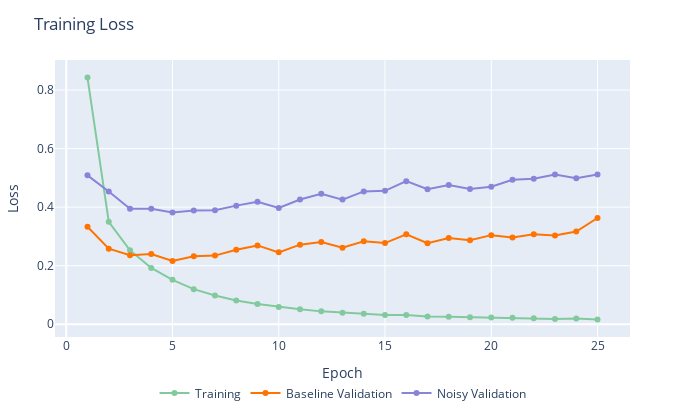
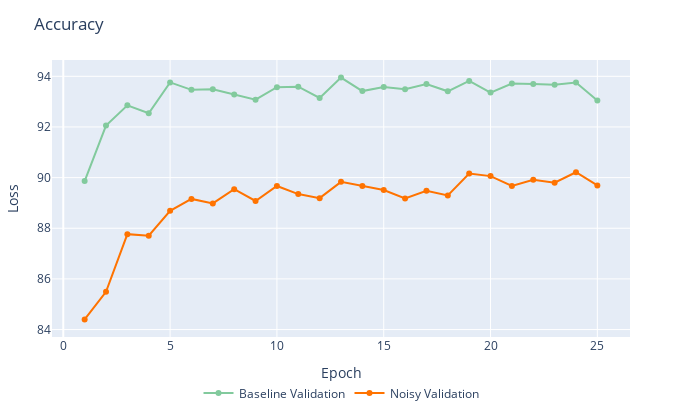

Source (notebook cell) for these figures, in order:
### Markdown cell above
### Fine-Tuning Metrics - Plotly Graphs

### Code cell
print("Fine-Tuning Metrics:")

losses = {
    "Training": "../models/cnn_ryan/250312-finetune-full/csv_data/loss_train.csv",
    "Baseline Validation": "../models/cnn_ryan/250312-finetune-full/csv_data/loss_val_baseline.csv",
    "Noisy Validation": "../models/cnn_ryan/250312-finetune-full/csv_data/loss_val_noisy.csv"
}
accuracies = {
    "Baseline Validation": "../models/cnn_ryan/250312-finetune-full/csv_data/val_baseline.csv",
    "Noisy Validation": "../models/cnn_ryan/250312-finetune-full/csv_data/val_noisy.csv"
}

plotly_metrics(losses, accuracies)

### Figure 1 — Plotly figure (JSON) as saved in the notebook; plotly's stock layout.template omitted (floating-point values rounded to 4 significant figures)
{"data": [{"hovertemplate": "%{y:.3f}", "line": {"color": "#82ca9d", "width": 2}, "mode": "lines+markers", "name": "Training", "type": "scatter", "x": [1, 2, 3, 4, 5, 6, 7, 8, 9, 10, 11, 12, 13, 14, 15, 16, 17, 18, 19, 20, 21, 22, 23, 24, 25], "y": [0.8426, 0.3501, 0.2528, 0.1922, 0.1515, 0.1198, 0.09837, 0.08124, 0.06895, 0.05887, 0.05131, 0.04394, 0.03947, 0.0359, 0.03196, 0.03128, 0.02677, 0.02568, 0.02393, 0.02311, 0.02189, 0.02081, 0.01827, 0.01977, 0.01651]}, {"hovertemplate": "%{y:.3f}", "line": {"color": "#ff7300", "width": 2}, "mode": "lines+markers", "name": "Baseline Validation", "type": "scatter", "x": [1, 2, 3, 4, 5, 6, 7, 8, 9, 10, 11, 12, 13, 14, 15, 16, 17, 18, 19, 20, 21, 22, 23, 24, 25], "y": [0.3329, 0.258, 0.2358, 0.2396, 0.2161, 0.2321, 0.2344, 0.2545, 0.2692, 0.2456, 0.2719, 0.2808, 0.2611, 0.2831, 0.2774, 0.3074, 0.2767, 0.2946, 0.2871, 0.3043, 0.296, 0.307, 0.3028, 0.3165, 0.3629]}, {"hovertemplate": "%{y:.3f}", "line": {"color": "#8884d8", "width": 2}, "mode": "lines+markers", "name": "Noisy Validation", "type": "scatter", "x": [1, 2, 3, 4, 5, 6, 7, 8, 9, 10, 11, 12, 13, 14, 15, 16, 17, 18, 19, 20, 21, 22, 23, 24, 25], "y": [0.5086, 0.4537, 0.3945, 0.3945, 0.3819, 0.3888, 0.3891, 0.4052, 0.4184, 0.3973, 0.4261, 0.4455, 0.4257, 0.4537, 0.4557, 0.4888, 0.4611, 0.4753, 0.4622, 0.47, 0.4932, 0.4972, 0.5118, 0.4991, 0.5118]}], "layout": {"height": 420, "hovermode": "x unified", "legend": {"orientation": "h", "x": 0.5, "xanchor": "center", "y": -0.15, "yanchor": "top"}, "margin": {"b": 20, "l": 50, "r": 50, "t": 60}, "title": {"text": "Training Loss"}, "width": 680, "xaxis": {"title": {"text": "Epoch"}}, "yaxis": {"title": {"text": "Loss"}}}}

### Figure 2 — Plotly figure (JSON) as saved in the notebook; plotly's stock layout.template omitted (floating-point values rounded to 4 significant figures)
{"data": [{"hovertemplate": "%{y:.2f}", "line": {"color": "#82ca9d", "width": 2}, "mode": "lines+markers", "name": "Baseline Validation", "type": "scatter", "x": [1, 2, 3, 4, 5, 6, 7, 8, 9, 10, 11, 12, 13, 14, 15, 16, 17, 18, 19, 20, 21, 22, 23, 24, 25], "y": [89.86, 92.06, 92.86, 92.54, 93.76, 93.47, 93.49, 93.29, 93.08, 93.57, 93.59, 93.15, 93.95, 93.42, 93.58, 93.49, 93.7, 93.41, 93.82, 93.36, 93.72, 93.7, 93.67, 93.76, 93.05]}, {"hovertemplate": "%{y:.2f}", "line": {"color": "#ff7300", "width": 2}, "mode": "lines+markers", "name": "Noisy Validation", "type": "scatter", "x": [1, 2, 3, 4, 5, 6, 7, 8, 9, 10, 11, 12, 13, 14, 15, 16, 17, 18, 19, 20, 21, 22, 23, 24, 25], "y": [84.4, 85.49, 87.77, 87.71, 88.69, 89.16, 88.98, 89.54, 89.08, 89.67, 89.35, 89.19, 89.83, 89.67, 89.51, 89.18, 89.48, 89.3, 90.16, 90.06, 89.67, 89.91, 89.8, 90.21, 89.69]}], "layout": {"height": 420, "hovermode": "x unified", "legend": {"orientation": "h", "x": 0.5, "xanchor": "center", "y": -0.15, "yanchor": "top"}, "margin": {"b": 20, "l": 50, "r": 50, "t": 60}, "title": {"text": "Accuracy"}, "width": 680, "xaxis": {"title": {"text": "Epoch"}}, "yaxis": {"title": {"text": "Loss"}}}}
